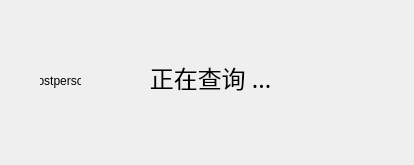
<?xml version="1.0" encoding="UTF-8"?>
<ui version="4.0">
 <class>QueryLoading</class>
 <widget class="QWidget" name="QueryLoading">
  <property name="geometry">
   <rect>
    <x>0</x>
    <y>0</y>
    <width>414</width>
    <height>165</height>
   </rect>
  </property>
  <property name="windowTitle">
   <string>QueryLoading</string>
  </property>
  <widget class="QLabel" name="query_gif_label">
   <property name="geometry">
    <rect>
     <x>40</x>
     <y>60</y>
     <width>41</width>
     <height>41</height>
    </rect>
   </property>
   <property name="text">
    <string>postperson</string>
   </property>
   <property name="alignment">
    <set>Qt::AlignCenter</set>
   </property>
  </widget>
  <widget class="QLabel" name="label">
   <property name="geometry">
    <rect>
     <x>110</x>
     <y>60</y>
     <width>201</width>
     <height>36</height>
    </rect>
   </property>
   <property name="font">
    <font>
     <family>Agency FB</family>
     <pointsize>18</pointsize>
    </font>
   </property>
   <property name="text">
    <string>正在查询 ...</string>
   </property>
   <property name="alignment">
    <set>Qt::AlignCenter</set>
   </property>
  </widget>
 </widget>
 <resources/>
 <connections/>
</ui>
